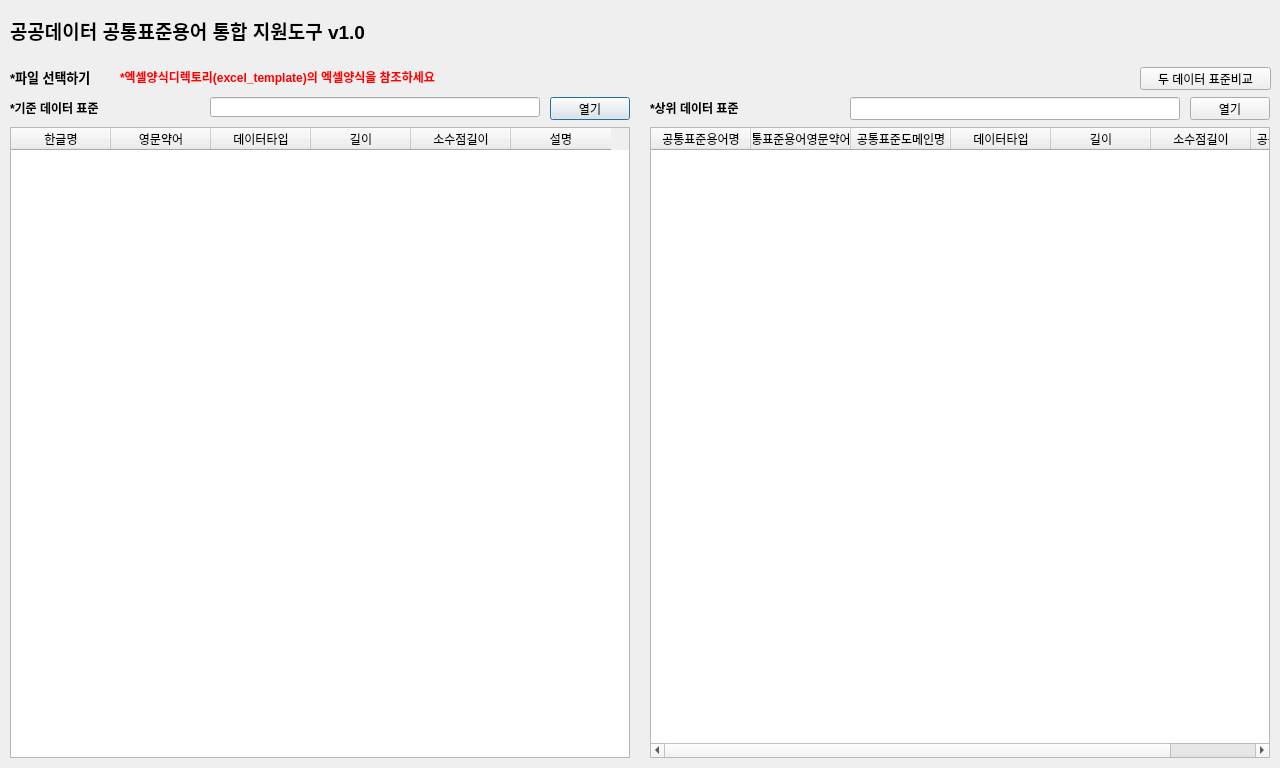
<?xml version="1.0" encoding="UTF-8"?>
<ui version="4.0">
 <class>Dialog</class>
 <widget class="QDialog" name="Dialog">
  <property name="geometry">
   <rect>
    <x>0</x>
    <y>0</y>
    <width>1280</width>
    <height>768</height>
   </rect>
  </property>
  <property name="windowTitle">
   <string>Dialog</string>
  </property>
  <widget class="QStackedWidget" name="stackedWidget">
   <property name="geometry">
    <rect>
     <x>10</x>
     <y>17</y>
     <width>1261</width>
     <height>741</height>
    </rect>
   </property>
   <property name="currentIndex">
    <number>0</number>
   </property>
   <widget class="QWidget" name="page">
    <widget class="QTableWidget" name="trgStdTable">
     <property name="geometry">
      <rect>
       <x>0</x>
       <y>110</y>
       <width>620</width>
       <height>631</height>
      </rect>
     </property>
     <column>
      <property name="text">
       <string>한글명</string>
      </property>
     </column>
     <column>
      <property name="text">
       <string>영문약어</string>
      </property>
     </column>
     <column>
      <property name="text">
       <string>데이터타입</string>
      </property>
     </column>
     <column>
      <property name="text">
       <string>길이</string>
      </property>
     </column>
     <column>
      <property name="text">
       <string>소수점길이</string>
      </property>
     </column>
     <column>
      <property name="text">
       <string>설명</string>
      </property>
     </column>
    </widget>
    <widget class="QLabel" name="label_2">
     <property name="geometry">
      <rect>
       <x>0</x>
       <y>80</y>
       <width>160</width>
       <height>23</height>
      </rect>
     </property>
     <property name="text">
      <string>&lt;html&gt;&lt;head/&gt;&lt;body&gt;&lt;p&gt;&lt;span style=&quot; font-weight:600;&quot;&gt;*기준 데이터 표준&lt;/span&gt;&lt;/p&gt;&lt;/body&gt;&lt;/html&gt;</string>
     </property>
    </widget>
    <widget class="QLabel" name="label_3">
     <property name="geometry">
      <rect>
       <x>640</x>
       <y>80</y>
       <width>160</width>
       <height>23</height>
      </rect>
     </property>
     <property name="text">
      <string>&lt;html&gt;&lt;head/&gt;&lt;body&gt;&lt;p&gt;&lt;span style=&quot; font-weight:600;&quot;&gt;*상위 데이터 표준&lt;/span&gt;&lt;/p&gt;&lt;/body&gt;&lt;/html&gt;</string>
     </property>
    </widget>
    <widget class="QTableWidget" name="cmmnStdTable">
     <property name="geometry">
      <rect>
       <x>640</x>
       <y>110</y>
       <width>620</width>
       <height>631</height>
      </rect>
     </property>
     <column>
      <property name="text">
       <string>공통표준용어명</string>
      </property>
     </column>
     <column>
      <property name="text">
       <string>공통표준용어영문약어명</string>
      </property>
     </column>
     <column>
      <property name="text">
       <string>공통표준도메인명</string>
      </property>
     </column>
     <column>
      <property name="text">
       <string>데이터타입</string>
      </property>
     </column>
     <column>
      <property name="text">
       <string>길이</string>
      </property>
     </column>
     <column>
      <property name="text">
       <string>소수점길이</string>
      </property>
     </column>
     <column>
      <property name="text">
       <string>공통표준용어설명</string>
      </property>
     </column>
    </widget>
    <widget class="QPushButton" name="btnTrgStdFileOpen">
     <property name="geometry">
      <rect>
       <x>540</x>
       <y>80</y>
       <width>80</width>
       <height>23</height>
      </rect>
     </property>
     <property name="text">
      <string>열기</string>
     </property>
    </widget>
    <widget class="QLineEdit" name="txTrgStdFileNm">
     <property name="geometry">
      <rect>
       <x>200</x>
       <y>80</y>
       <width>330</width>
       <height>20</height>
      </rect>
     </property>
    </widget>
    <widget class="QLineEdit" name="txCmmnStdFileNm">
     <property name="geometry">
      <rect>
       <x>840</x>
       <y>80</y>
       <width>330</width>
       <height>23</height>
      </rect>
     </property>
    </widget>
    <widget class="QPushButton" name="btnCmmnStdFileOpen">
     <property name="geometry">
      <rect>
       <x>1180</x>
       <y>80</y>
       <width>80</width>
       <height>23</height>
      </rect>
     </property>
     <property name="text">
      <string>열기</string>
     </property>
    </widget>
    <widget class="QLabel" name="label_4">
     <property name="geometry">
      <rect>
       <x>0</x>
       <y>40</y>
       <width>101</width>
       <height>41</height>
      </rect>
     </property>
     <property name="text">
      <string>&lt;html&gt;&lt;head/&gt;&lt;body&gt;&lt;p&gt;&lt;span style=&quot; font-size:10pt; font-weight:600;&quot;&gt;*파일 선택하기&lt;/span&gt;&lt;/p&gt;&lt;/body&gt;&lt;/html&gt;</string>
     </property>
    </widget>
    <widget class="QPushButton" name="btnCompare">
     <property name="geometry">
      <rect>
       <x>1130</x>
       <y>50</y>
       <width>131</width>
       <height>23</height>
      </rect>
     </property>
     <property name="text">
      <string>두 데이터 표준비교</string>
     </property>
    </widget>
    <widget class="QLabel" name="label_7">
     <property name="geometry">
      <rect>
       <x>110</x>
       <y>40</y>
       <width>581</width>
       <height>41</height>
      </rect>
     </property>
     <property name="text">
      <string>&lt;html&gt;&lt;head/&gt;&lt;body&gt;&lt;p&gt;&lt;span style=&quot; font-weight:600; color:#ff0000;&quot;&gt;*엑셀양식디렉토리(excel_template)의 엑셀양식을 참조하세요&lt;/span&gt;&lt;/p&gt;&lt;/body&gt;&lt;/html&gt;</string>
     </property>
    </widget>
   </widget>
   <widget class="QWidget" name="page_2">
    <widget class="QLabel" name="label_5">
     <property name="geometry">
      <rect>
       <x>0</x>
       <y>40</y>
       <width>471</width>
       <height>41</height>
      </rect>
     </property>
     <property name="text">
      <string>&lt;html&gt;&lt;head/&gt;&lt;body&gt;&lt;p&gt;&lt;span style=&quot; font-size:10pt; font-weight:600;&quot;&gt;*데이터 표준 배교 맵핑&lt;/span&gt;&lt;/p&gt;&lt;/body&gt;&lt;/html&gt;</string>
     </property>
    </widget>
    <widget class="QPushButton" name="btnIntegration">
     <property name="geometry">
      <rect>
       <x>1130</x>
       <y>50</y>
       <width>131</width>
       <height>23</height>
      </rect>
     </property>
     <property name="text">
      <string>데이터 표준 통합</string>
     </property>
    </widget>
    <widget class="QPushButton" name="btnMakeFile">
     <property name="geometry">
      <rect>
       <x>990</x>
       <y>50</y>
       <width>131</width>
       <height>23</height>
      </rect>
     </property>
     <property name="text">
      <string>비교 맵핑 파일생성</string>
     </property>
    </widget>
    <widget class="QTableWidget" name="compareTable">
     <property name="geometry">
      <rect>
       <x>0</x>
       <y>80</y>
       <width>1261</width>
       <height>661</height>
      </rect>
     </property>
     <column>
      <property name="text">
       <string>한글명</string>
      </property>
     </column>
     <column>
      <property name="text">
       <string>영문약어</string>
      </property>
     </column>
     <column>
      <property name="text">
       <string>데이터타입</string>
      </property>
     </column>
     <column>
      <property name="text">
       <string>길이</string>
      </property>
     </column>
     <column>
      <property name="text">
       <string>소수점길이</string>
      </property>
     </column>
     <column>
      <property name="text">
       <string>설명</string>
      </property>
     </column>
     <column>
      <property name="text">
       <string>공통표준용어명</string>
      </property>
     </column>
     <column>
      <property name="text">
       <string>공통표준용어영문약어명</string>
      </property>
     </column>
     <column>
      <property name="text">
       <string>데이터타입</string>
      </property>
     </column>
     <column>
      <property name="text">
       <string>길이</string>
      </property>
     </column>
     <column>
      <property name="text">
       <string>소수점길이</string>
      </property>
     </column>
     <column>
      <property name="text">
       <string>표준적용여부</string>
      </property>
     </column>
     <column>
      <property name="text">
       <string/>
      </property>
     </column>
    </widget>
    <widget class="QPushButton" name="btnGoPage1">
     <property name="geometry">
      <rect>
       <x>1130</x>
       <y>20</y>
       <width>131</width>
       <height>23</height>
      </rect>
     </property>
     <property name="text">
      <string>이전</string>
     </property>
    </widget>
   </widget>
   <widget class="QWidget" name="page_3">
    <widget class="QLabel" name="label_6">
     <property name="geometry">
      <rect>
       <x>0</x>
       <y>40</y>
       <width>471</width>
       <height>41</height>
      </rect>
     </property>
     <property name="text">
      <string>&lt;html&gt;&lt;head/&gt;&lt;body&gt;&lt;p&gt;&lt;span style=&quot; font-size:10pt; font-weight:600;&quot;&gt;*데이터 파일 통합&lt;/span&gt;&lt;/p&gt;&lt;/body&gt;&lt;/html&gt;</string>
     </property>
    </widget>
    <widget class="QPushButton" name="btnMakeIntegratedFile">
     <property name="geometry">
      <rect>
       <x>1080</x>
       <y>50</y>
       <width>181</width>
       <height>23</height>
      </rect>
     </property>
     <property name="text">
      <string>데이터 표준 통합 파일 생성</string>
     </property>
    </widget>
    <widget class="QTableWidget" name="integratedTable">
     <property name="geometry">
      <rect>
       <x>0</x>
       <y>80</y>
       <width>1261</width>
       <height>661</height>
      </rect>
     </property>
     <column>
      <property name="text">
       <string>구분</string>
      </property>
     </column>
     <column>
      <property name="text">
       <string>표준용어명</string>
      </property>
     </column>
     <column>
      <property name="text">
       <string>영문약어명</string>
      </property>
     </column>
     <column>
      <property name="text">
       <string>도메인명</string>
      </property>
     </column>
     <column>
      <property name="text">
       <string>데이터유형</string>
      </property>
     </column>
     <column>
      <property name="text">
       <string>길이</string>
      </property>
     </column>
     <column>
      <property name="text">
       <string>소수점길이</string>
      </property>
     </column>
     <column>
      <property name="text">
       <string>표준여부</string>
      </property>
     </column>
     <column>
      <property name="text">
       <string>표준용어명</string>
      </property>
     </column>
     <column>
      <property name="text">
       <string>표준약어명</string>
      </property>
     </column>
     <column>
      <property name="text">
       <string>데이터유형</string>
      </property>
     </column>
     <column>
      <property name="text">
       <string>길이</string>
      </property>
     </column>
     <column>
      <property name="text">
       <string>소수점길이</string>
      </property>
     </column>
     <column>
      <property name="text">
       <string>비고</string>
      </property>
     </column>
    </widget>
    <widget class="QPushButton" name="btnGoPage2">
     <property name="geometry">
      <rect>
       <x>1130</x>
       <y>20</y>
       <width>131</width>
       <height>23</height>
      </rect>
     </property>
     <property name="text">
      <string>이전</string>
     </property>
    </widget>
   </widget>
  </widget>
  <widget class="QLabel" name="label_8">
   <property name="geometry">
    <rect>
     <x>10</x>
     <y>10</y>
     <width>471</width>
     <height>41</height>
    </rect>
   </property>
   <property name="text">
    <string>&lt;html&gt;&lt;head/&gt;&lt;body&gt;&lt;p&gt;&lt;span style=&quot; font-size:14pt; font-weight:600;&quot;&gt;공공데이터 공통표준용어 통합 지원도구 v1.0&lt;/span&gt;&lt;/p&gt;&lt;/body&gt;&lt;/html&gt;</string>
   </property>
  </widget>
 </widget>
 <resources/>
 <connections/>
 <slots>
  <slot>test()</slot>
 </slots>
</ui>
